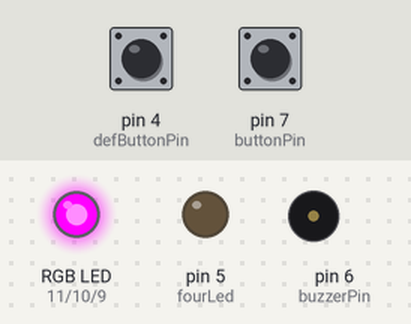
The sketch below on a simulated Arduino Uno, built with avr-gcc and run on an emulated ATmega328P. On the bench: an RGB LED mixed from three pins (HIGH = lit), output pins drawn as LEDs (lit = HIGH), buzzer (waves = sounding). Dashed ring = blinking. The test bench sets the inputs (shaded band); at power-on: pin 7 (buttonPin) LOW, pin 4 (defButtonPin) LOW. What the sketch prints to the serial monitor is not drawn.

Above: at 1.2 s.
1.3 s: pin 7 (buttonPin) pulled HIGH for 0.15 s
At 1.67 s:
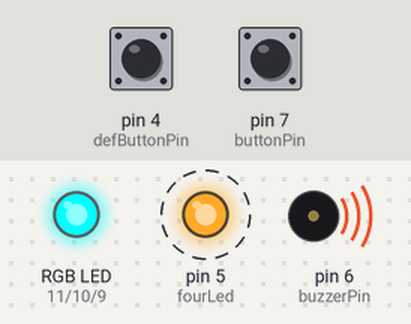
4.3 s: pin 7 (buttonPin) pulled HIGH for 1 s
At 4.55 s:
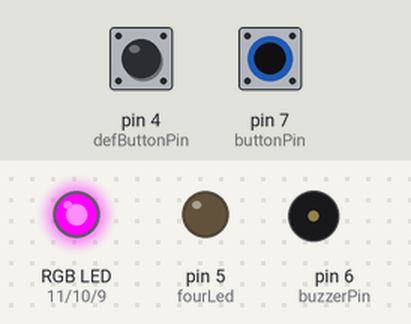
7.3 s: pin 7 (buttonPin) pulled HIGH for 3.2 s
At 24.5 s:
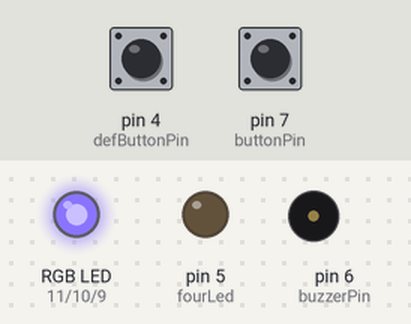
Timing chart, 0 to 24.8 s (numbered marks = the images above; inputs shaded):
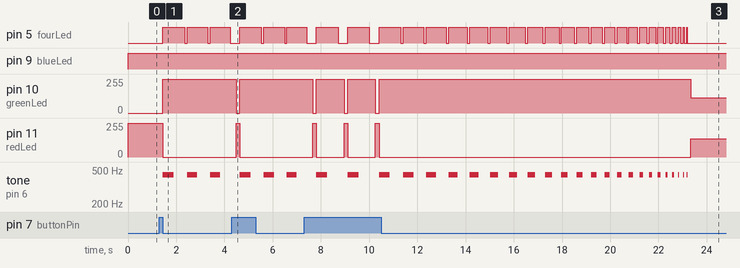

Measured:
- after the input at 1.3 s, pin 5 (fourLed): alternates HIGH for 0.86 s and LOW for 0.10 s, starting after 0.15 s; pin 10 (greenLed): 0/255 → 255/255 after 0.15 s; pin 11 (redLed): 255/255 → 0/255 after 0.15 s; tone on pin 6 (buzzerPin): alternates 440 Hz for 0.43 s and silent for 0.54 s, starting after 0.15 s
- after the input at 4.3 s, pin 10 (greenLed): 255/255 → 0/255 after 0.18 s, → 255/255 0.15 s later; pin 11 (redLed): 0/255 → 255/255 after 0.18 s, → 0/255 0.15 s later

The sketch:

bomb.ino
```cpp
//RGB LED PİNLER
const int redLed = 11;
const int greenLed = 10;
const int blueLed = 9;

const int fourLed = 5;

const int defButtonPin = 4;
const int buttonPin = 7;
const int buzzerPin = 6;

bool runningMac = false;
bool defused = false;

int i = 450;//Bip Sound Start Count

int defSec = 5;//Defuse Second
int sec = 0;

void setup() {

  Serial.begin(9600);

  //RGB LED PİN TANIMLAMA
  pinMode(redLed,OUTPUT);
  pinMode(greenLed,OUTPUT);
  pinMode(blueLed,OUTPUT);

  pinMode(fourLed,OUTPUT);

  pinMode(buttonPin,INPUT);
  pinMode(defButtonPin,INPUT);
}

void loop() {

 //changeColor("Red");


  //BAŞLAT // DURDUR
  if(digitalRead(buttonPin) == 1){

    runningMac = !runningMac;
    defused = false;
    i = 450;
    sec = 0;
    delay(150);

  }

   if(digitalRead(defButtonPin) == 1 && runningMac){

     if(sec<=defSec){

        delay(100);
        sec += 1;
        Serial.print(sec);
     }
    }else{
      sec = 0;
    }

  if(runningMac){
    changeColor("Red");


      if(i>0){
        if(sec<=defSec && !defused){
          Serial.print(i);
          digitalWrite(fourLed,HIGH);
          melodi(i);
          digitalWrite(fourLed,LOW);
          delay(100);
          i-=20;
        }else{
          defused = true;
          changeColor("Green");
          digitalWrite(fourLed,LOW);
        }
      }else{
        changeColor("Green");
        defused = true;
        digitalWrite(fourLed,LOW);
      }


  }else{
    changeColor("Green");
    digitalWrite(fourLed,LOW);
  }


}


void changeColor(String color){

  if(color == "Red"){

    digitalWrite(redLed,LOW);
    digitalWrite(greenLed,HIGH);
    digitalWrite(blueLed,HIGH);

  }else if(color == "Green"){

    digitalWrite(redLed,HIGH);
    digitalWrite(greenLed,LOW);
    digitalWrite(blueLed,HIGH);

  }else if(color == "Blue"){

    digitalWrite(redLed,HIGH);
    digitalWrite(greenLed,HIGH);
    digitalWrite(blueLed,LOW);

  }else if(color == "White"){

    digitalWrite(redLed,LOW);
    digitalWrite(greenLed,LOW);
    digitalWrite(blueLed,LOW);

  }else{
    digitalWrite(redLed,HIGH);
    digitalWrite(greenLed,HIGH);
    digitalWrite(blueLed,HIGH);
  }

  /*if(R > 255 || G > 255 || B > 255){

    analogWrite(redLed,255);
    analogWrite(greenLed,255);
    analogWrite(blueLed,255);

  }else{

    analogWrite(redLed,255-R);
    analogWrite(greenLed,255-G);
    analogWrite(blueLed,255-B);
  }*/

}

void melodi(int dly){
  tone(buzzerPin , 440);
  delay(dly);
  noTone(buzzerPin);
  delay(dly);
}
```
